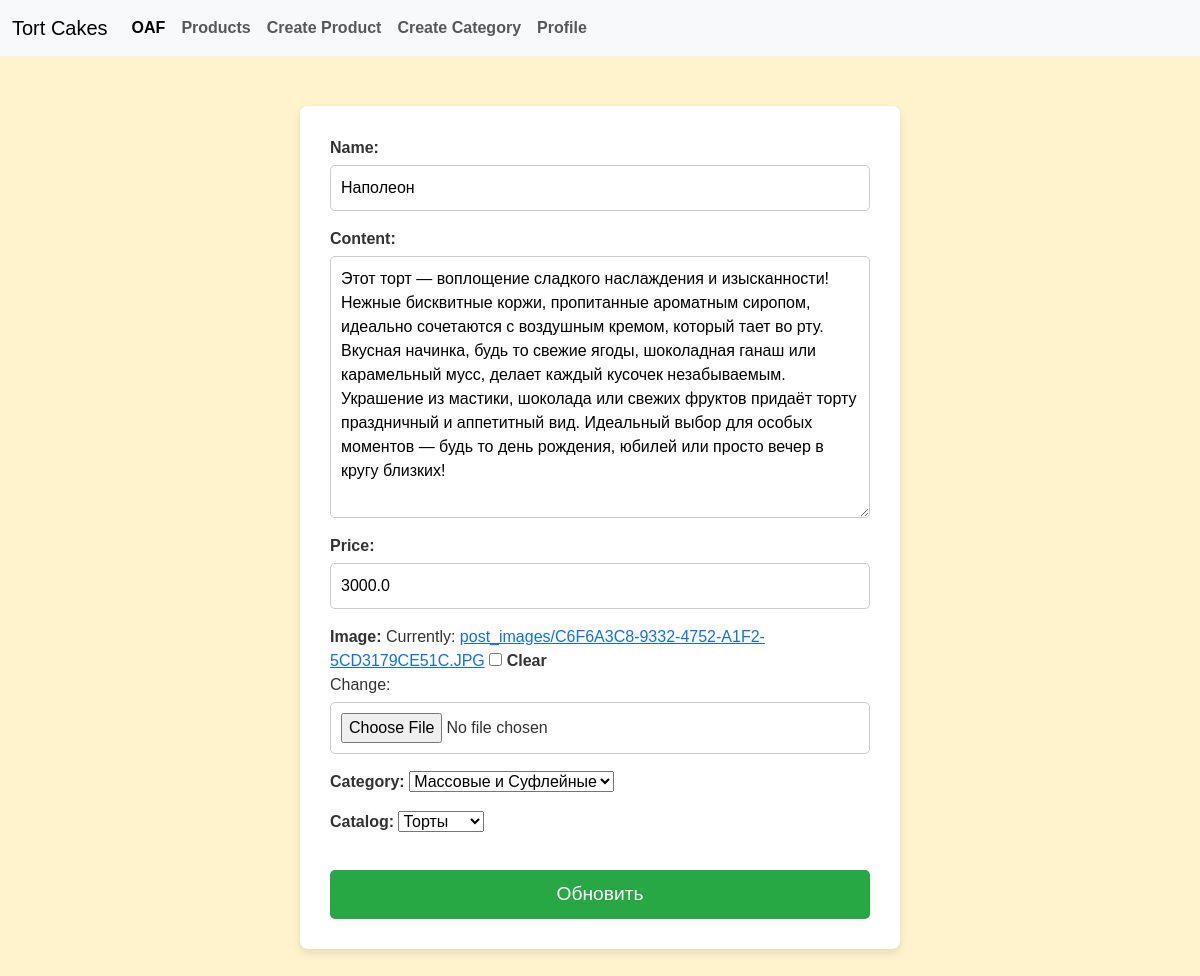
The app's page /products/5/update/ (signed in) with its own data.
### post/models.py (models this page shows, shortened)
class Product(models.Model):
    user = models.ForeignKey(
        'auth.User',
        on_delete=models.CASCADE,
        related_name='products',
        null=True
    )
    image = models.ImageField(upload_to='post_images', null=True, blank=True)
    name = models.CharField(max_length=100)
    content = models.TextField(null=True, blank=True)
    price = models.FloatField(default=0)
    created_at = models.DateTimeField(auto_now_add=True)
    updated_at = models.DateTimeField(auto_now=True)
    category = models.ForeignKey(
        Category,
        null=True,
        on_delete=models.CASCADE,
        related_name='category'
    )
    catalog = models.ForeignKey(
        Catalog,
        null=True,
        on_delete=models.CASCADE,
        related_name='catalog'
    )
    class Meta:
        verbose_name_plural = 'Продукты'
        verbose_name = 'Продукт'

class Category(models.Model):
    name = models.CharField(max_length=50)
    description = models.TextField(null=True, blank=True)
    def __str__(self):
        return f"{self.name}"
    class Meta:
        verbose_name_plural = 'Категории'
        verbose_name = 'Категория'

class Catalog(models.Model):
    name = models.CharField(max_length=50)
    description = models.TextField(null=True, blank=True)
    def __str__(self):
        return f"{self.name}"
    class Meta:
        verbose_name_plural = 'Каталоги'
        verbose_name = 'Каталог'

### post/views.py (the view, shortened to what this page needs)
# urls.py: path('products/<int:product_id>/update/', update_product_view),
@login_required(login_url='/login/')
def update_product_view(request, product_id):
    try:
        product = Product.objects.get(id=product_id)
    except:
        return HttpResponse(status=404)
    if request.method == 'GET':
        form = ProductForm(instance=product)
        return render(request,
                      'products/update_product.html',
                      context={"form": form})

### post/forms.py (shortened to what this page needs)
class ProductForm(forms.ModelForm):
    class Meta:
        model = Product
        fields = ['name', 'content', 'price', 'image', 'category', 'catalog']

### templates/products/update_product.html (shortened to what this page needs)
{% extends 'components/navbar.html' %}
{% load static %}
{% block content %}
<head>
    <link rel="stylesheet" type="text/css" href="{% static 'products/update_product.css' %}">
</head>
<body>
    <form action="" method="post" enctype="multipart/form-data">
        {{ form.as_p }}
        <input type="submit" name="Create" value="Обновить">
    </form>
</body>
{% endblock %}

### static/products/update_product.css (style rules this page uses)
body { font-family: 'Arial', sans-serif; background-color: #fff3cd; color: #333; margin: 0; padding: 0; }
form { background-color: #ffffff; padding: 30px; margin: 50px auto; width: 50%; border-radius: 8px; box-shadow: 0 4px 10px rgba(0, 0, 0, 0.1); }
form label { font-weight: bold; font-size: 1rem; color: #333; }
form input[type="text"], form input[type="number"], form input[type="file"], form textarea { width: 100%; padding: 10px; font-size: 1rem; border: 1px solid #ccc; border-radius: 5px; margin-top: 5px; }
form textarea { resize: vertical; min-height: 150px; }
form input[type="submit"] { background-color: #28a745; color: white; padding: 10px 20px; font-size: 1.2rem; border: none; border-radius: 5px; cursor: pointer; width: 100%; margin-top: 20px; }

### records on screen
Product: name "Наполеон", content "Этот торт — воплощение сладкого наслаждения и изысканности! Нежные бисквитные коржи, пропитанные ароматным сиропом, идеально сочетаются с воздушным кремом, который тает во рту. Вкусная начинка, будь то свежие ягоды, шоколадная ганаш или карамельный мусс, делает каждый кусочек незабываемым. Украшение из мастики, шоколада или свежих фруктов придаёт торту праздничный и аппетитный вид. Идеальный выбор для особых моментов — будь то день рождения, юбилей или просто вечер в кругу близких!", price "3000.0", category "Массовые и Суфлейные", catalog "Торты"
